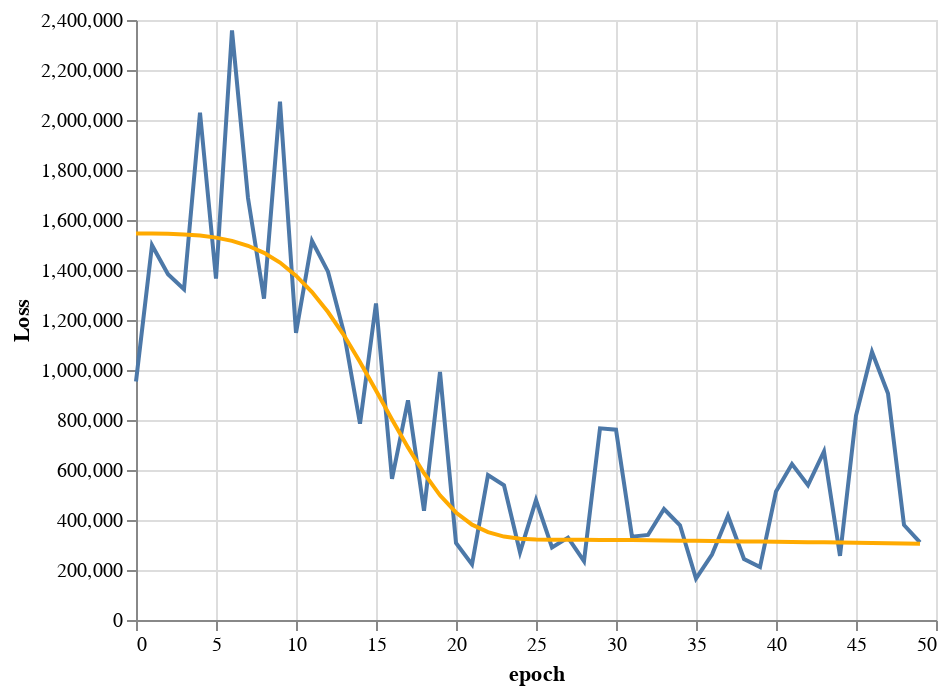

Notebook source saved alongside this figure:
### Code cell
alt.Chart(evaluation_df).mark_line().encode(
    x='epoch:Q',
    y='test_loss:Q'
) + alt.Chart(evaluation_df).mark_line().encode(
    x='epoch:Q',
    y= alt.Y('val_loss:Q', title = 'Loss'),
    color = alt.value("#FFAA00")
)

### Figure 1 — Vega-Lite specification as saved in the notebook (floating-point values rounded to 4 significant figures)
{"config": {"view": {"continuousWidth": 400, "continuousHeight": 300}}, "layer": [{"mark": "line", "encoding": {"x": {"field": "epoch", "type": "quantitative"}, "y": {"field": "test_loss", "type": "quantitative"}}}, {"mark": "line", "encoding": {"color": {"value": "#FFAA00"}, "x": {"field": "epoch", "type": "quantitative"}, "y": {"field": "val_loss", "title": "Loss", "type": "quantitative"}}}], "data": {"name": "data-3bad6c9b9913d27f803e3ff16fa5cd58"}, "$schema": "https://vega.github.io/schema/vega-lite/v4.17.0.json", "datasets": {"data-3bad6c9b9913d27f803e3ff16fa5cd58": [{"epoch": 0, "test_loss": 953900.0, "val_loss": 1546000.0}, {"epoch": 1, "test_loss": 1499000.0, "val_loss": 1546000.0}, {"epoch": 2, "test_loss": 1383000.0, "val_loss": 1545000.0}, {"epoch": 3, "test_loss": 1323000.0, "val_loss": 1542000.0}, {"epoch": 4, "test_loss": 2030000.0, "val_loss": 1538000.0}, {"epoch": 5, "test_loss": 1366000.0, "val_loss": 1530000.0}, {"epoch": 6, "test_loss": 2358000.0, "val_loss": 1517000.0}, {"epoch": 7, "test_loss": 1688000.0, "val_loss": 1497000.0}, {"epoch": 8, "test_loss": 1285000.0, "val_loss": 1469000.0}, {"epoch": 9, "test_loss": 2073000.0, "val_loss": 1430000.0}, {"epoch": 10, "test_loss": 1149000.0, "val_loss": 1377000.0}, {"epoch": 11, "test_loss": 1516000.0, "val_loss": 1312000.0}, {"epoch": 12, "test_loss": 1393000.0, "val_loss": 1232000.0}, {"epoch": 13, "test_loss": 1148000.0, "val_loss": 1139000.0}, {"epoch": 14, "test_loss": 785100.0, "val_loss": 1032000.0}, {"epoch": 15, "test_loss": 1266000.0, "val_loss": 918200.0}, {"epoch": 16, "test_loss": 564600.0, "val_loss": 801900.0}, {"epoch": 17, "test_loss": 878900.0, "val_loss": 690500.0}, {"epoch": 18, "test_loss": 437200.0, "val_loss": 587000.0}, {"epoch": 19, "test_loss": 992200.0, "val_loss": 498600.0}, {"epoch": 20, "test_loss": 308200.0, "val_loss": 430100.0}, {"epoch": 21, "test_loss": 222200.0, "val_loss": 381300.0}, {"epoch": 22, "test_loss": 579500.0, "val_loss": 351700.0}, {"epoch": 23, "test_loss": 539000.0, "val_loss": 333700.0}, {"epoch": 24, "test_loss": 270700.0, "val_loss": 325400.0}, {"epoch": 25, "test_loss": 479700.0, "val_loss": 322300.0}, {"epoch": 26, "test_loss": 290200.0, "val_loss": 321200.0}, {"epoch": 27, "test_loss": 329600.0, "val_loss": 320800.0}, {"epoch": 28, "test_loss": 235300.0, "val_loss": 320800.0}, {"epoch": 29, "test_loss": 766900.0, "val_loss": 320200.0}, {"epoch": 30, "test_loss": 761300.0, "val_loss": 319600.0}, {"epoch": 31, "test_loss": 333500.0, "val_loss": 320000.0}, {"epoch": 32, "test_loss": 340100.0, "val_loss": 318700.0}, {"epoch": 33, "test_loss": 443700.0, "val_loss": 318100.0}, {"epoch": 34, "test_loss": 379000.0, "val_loss": 317400.0}, {"epoch": 35, "test_loss": 165600.0, "val_loss": 316800.0}, {"epoch": 36, "test_loss": 262100.0, "val_loss": 315600.0}, {"epoch": 37, "test_loss": 417100.0, "val_loss": 315200.0}, {"epoch": 38, "test_loss": 244100.0, "val_loss": 314200.0}, {"epoch": 39, "test_loss": 211500.0, "val_loss": 313600.0}, {"epoch": 40, "test_loss": 513800.0, "val_loss": 312600.0}, {"epoch": 41, "test_loss": 623900.0, "val_loss": 311900.0}, {"epoch": 42, "test_loss": 539100.0, "val_loss": 310900.0}, {"epoch": 43, "test_loss": 674400.0, "val_loss": 310500.0}, {"epoch": 44, "test_loss": 256700.0, "val_loss": 309600.0}, {"epoch": 45, "test_loss": 818000.0, "val_loss": 308600.0}, {"epoch": 46, "test_loss": 1072000.0, "val_loss": 307800.0}, {"epoch": 47, "test_loss": 905700.0, "val_loss": 307300.0}, {"epoch": 48, "test_loss": 380100.0, "val_loss": 306300.0}, {"epoch": 49, "test_loss": 310700.0, "val_loss": 304900.0}]}}
